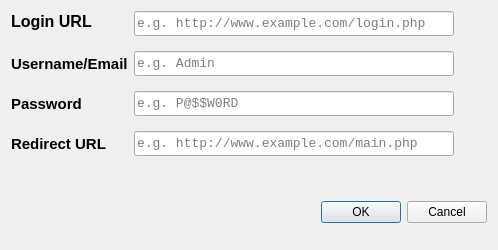
<?xml version="1.0" encoding="UTF-8"?>
<ui version="4.0">
 <class>dialogLogin</class>
 <widget class="QDialog" name="dialogLogin">
  <property name="geometry">
   <rect>
    <x>0</x>
    <y>0</y>
    <width>498</width>
    <height>250</height>
   </rect>
  </property>
  <property name="minimumSize">
   <size>
    <width>498</width>
    <height>250</height>
   </size>
  </property>
  <property name="maximumSize">
   <size>
    <width>498</width>
    <height>250</height>
   </size>
  </property>
  <property name="windowTitle">
   <string>Enter Login Credentials</string>
  </property>
  <layout class="QGridLayout" name="gridLayout">
   <item row="0" column="0">
    <layout class="QFormLayout" name="formLayout">
     <property name="verticalSpacing">
      <number>15</number>
     </property>
     <item row="0" column="0">
      <widget class="QLabel" name="lbllurl">
       <property name="minimumSize">
        <size>
         <width>100</width>
         <height>20</height>
        </size>
       </property>
       <property name="maximumSize">
        <size>
         <width>20</width>
         <height>20</height>
        </size>
       </property>
       <property name="font">
        <font>
         <family>Arial</family>
         <pointsize>12</pointsize>
         <weight>75</weight>
         <bold>true</bold>
        </font>
       </property>
       <property name="text">
        <string>Login URL</string>
       </property>
       <property name="textFormat">
        <enum>Qt::AutoText</enum>
       </property>
      </widget>
     </item>
     <item row="0" column="1">
      <widget class="QLineEdit" name="tbloginURL">
       <property name="sizePolicy">
        <sizepolicy hsizetype="Fixed" vsizetype="Fixed">
         <horstretch>0</horstretch>
         <verstretch>0</verstretch>
        </sizepolicy>
       </property>
       <property name="minimumSize">
        <size>
         <width>320</width>
         <height>25</height>
        </size>
       </property>
       <property name="maximumSize">
        <size>
         <width>320</width>
         <height>25</height>
        </size>
       </property>
       <property name="font">
        <font>
         <family>Consolas</family>
         <pointsize>10</pointsize>
         <weight>50</weight>
         <bold>false</bold>
        </font>
       </property>
       <property name="mouseTracking">
        <bool>true</bool>
       </property>
       <property name="tabletTracking">
        <bool>true</bool>
       </property>
       <property name="toolTip">
        <string>Root website URL</string>
       </property>
       <property name="toolTipDuration">
        <number>1</number>
       </property>
       <property name="whatsThis">
        <string>Login Page URL</string>
       </property>
       <property name="accessibleName">
        <string>tbLoginURL</string>
       </property>
       <property name="layoutDirection">
        <enum>Qt::LeftToRight</enum>
       </property>
       <property name="inputMethodHints">
        <set>Qt::ImhUrlCharactersOnly</set>
       </property>
       <property name="text">
        <string/>
       </property>
       <property name="alignment">
        <set>Qt::AlignLeading|Qt::AlignLeft|Qt::AlignVCenter</set>
       </property>
       <property name="placeholderText">
        <string>e.g. http://www.example.com/login.php</string>
       </property>
      </widget>
     </item>
     <item row="1" column="0">
      <widget class="QLabel" name="label">
       <property name="font">
        <font>
         <pointsize>11</pointsize>
         <weight>75</weight>
         <bold>true</bold>
        </font>
       </property>
       <property name="text">
        <string>Username/Email</string>
       </property>
      </widget>
     </item>
     <item row="1" column="1">
      <widget class="QLineEdit" name="tbuser">
       <property name="sizePolicy">
        <sizepolicy hsizetype="Fixed" vsizetype="Fixed">
         <horstretch>0</horstretch>
         <verstretch>0</verstretch>
        </sizepolicy>
       </property>
       <property name="minimumSize">
        <size>
         <width>320</width>
         <height>25</height>
        </size>
       </property>
       <property name="maximumSize">
        <size>
         <width>320</width>
         <height>25</height>
        </size>
       </property>
       <property name="font">
        <font>
         <family>Consolas</family>
         <pointsize>10</pointsize>
         <weight>50</weight>
         <bold>false</bold>
        </font>
       </property>
       <property name="mouseTracking">
        <bool>true</bool>
       </property>
       <property name="tabletTracking">
        <bool>true</bool>
       </property>
       <property name="toolTip">
        <string>User Credentials</string>
       </property>
       <property name="toolTipDuration">
        <number>1</number>
       </property>
       <property name="whatsThis">
        <string>User Credentials</string>
       </property>
       <property name="accessibleName">
        <string>tbuser</string>
       </property>
       <property name="layoutDirection">
        <enum>Qt::LeftToRight</enum>
       </property>
       <property name="text">
        <string/>
       </property>
       <property name="alignment">
        <set>Qt::AlignLeading|Qt::AlignLeft|Qt::AlignVCenter</set>
       </property>
       <property name="placeholderText">
        <string>e.g. Admin</string>
       </property>
      </widget>
     </item>
     <item row="2" column="0">
      <widget class="QLabel" name="label_3">
       <property name="font">
        <font>
         <pointsize>11</pointsize>
         <weight>75</weight>
         <bold>true</bold>
        </font>
       </property>
       <property name="text">
        <string>Password</string>
       </property>
      </widget>
     </item>
     <item row="2" column="1">
      <widget class="QLineEdit" name="tbpass">
       <property name="sizePolicy">
        <sizepolicy hsizetype="Fixed" vsizetype="Fixed">
         <horstretch>0</horstretch>
         <verstretch>0</verstretch>
        </sizepolicy>
       </property>
       <property name="minimumSize">
        <size>
         <width>320</width>
         <height>25</height>
        </size>
       </property>
       <property name="maximumSize">
        <size>
         <width>320</width>
         <height>25</height>
        </size>
       </property>
       <property name="font">
        <font>
         <family>Consolas</family>
         <pointsize>10</pointsize>
         <weight>50</weight>
         <bold>false</bold>
        </font>
       </property>
       <property name="mouseTracking">
        <bool>true</bool>
       </property>
       <property name="tabletTracking">
        <bool>true</bool>
       </property>
       <property name="toolTip">
        <string>Root website URL</string>
       </property>
       <property name="toolTipDuration">
        <number>1</number>
       </property>
       <property name="whatsThis">
        <string>Target website URL</string>
       </property>
       <property name="accessibleName">
        <string>tbBaseURL</string>
       </property>
       <property name="layoutDirection">
        <enum>Qt::LeftToRight</enum>
       </property>
       <property name="text">
        <string/>
       </property>
       <property name="alignment">
        <set>Qt::AlignLeading|Qt::AlignLeft|Qt::AlignVCenter</set>
       </property>
       <property name="placeholderText">
        <string>e.g. P@$$W0RD</string>
       </property>
      </widget>
     </item>
     <item row="3" column="0">
      <widget class="QLabel" name="label3">
       <property name="font">
        <font>
         <pointsize>11</pointsize>
         <weight>75</weight>
         <bold>true</bold>
        </font>
       </property>
       <property name="text">
        <string>Redirect URL</string>
       </property>
      </widget>
     </item>
     <item row="3" column="1">
      <widget class="QLineEdit" name="tbredirectURL">
       <property name="sizePolicy">
        <sizepolicy hsizetype="Fixed" vsizetype="Fixed">
         <horstretch>0</horstretch>
         <verstretch>0</verstretch>
        </sizepolicy>
       </property>
       <property name="minimumSize">
        <size>
         <width>320</width>
         <height>25</height>
        </size>
       </property>
       <property name="maximumSize">
        <size>
         <width>320</width>
         <height>25</height>
        </size>
       </property>
       <property name="font">
        <font>
         <family>Consolas</family>
         <pointsize>10</pointsize>
         <weight>50</weight>
         <bold>false</bold>
        </font>
       </property>
       <property name="mouseTracking">
        <bool>true</bool>
       </property>
       <property name="tabletTracking">
        <bool>true</bool>
       </property>
       <property name="toolTip">
        <string>Root website URL</string>
       </property>
       <property name="toolTipDuration">
        <number>1</number>
       </property>
       <property name="whatsThis">
        <string>Target website URL</string>
       </property>
       <property name="accessibleName">
        <string>tbBaseURL</string>
       </property>
       <property name="layoutDirection">
        <enum>Qt::LeftToRight</enum>
       </property>
       <property name="inputMethodHints">
        <set>Qt::ImhUrlCharactersOnly</set>
       </property>
       <property name="text">
        <string/>
       </property>
       <property name="alignment">
        <set>Qt::AlignLeading|Qt::AlignLeft|Qt::AlignVCenter</set>
       </property>
       <property name="placeholderText">
        <string>e.g. http://www.example.com/main.php</string>
       </property>
      </widget>
     </item>
     <item row="4" column="1">
      <widget class="QLabel" name="lblstate">
       <property name="font">
        <font>
         <pointsize>10</pointsize>
         <weight>75</weight>
         <bold>true</bold>
        </font>
       </property>
       <property name="styleSheet">
        <string notr="true">color:red;</string>
       </property>
       <property name="text">
        <string/>
       </property>
      </widget>
     </item>
     <item row="5" column="1">
      <widget class="QDialogButtonBox" name="buttonBox">
       <property name="layoutDirection">
        <enum>Qt::LeftToRight</enum>
       </property>
       <property name="styleSheet">
        <string notr="true"/>
       </property>
       <property name="orientation">
        <enum>Qt::Horizontal</enum>
       </property>
       <property name="standardButtons">
        <set>QDialogButtonBox::Cancel|QDialogButtonBox::Ok</set>
       </property>
      </widget>
     </item>
    </layout>
   </item>
  </layout>
 </widget>
 <resources/>
 <connections/>
</ui>
